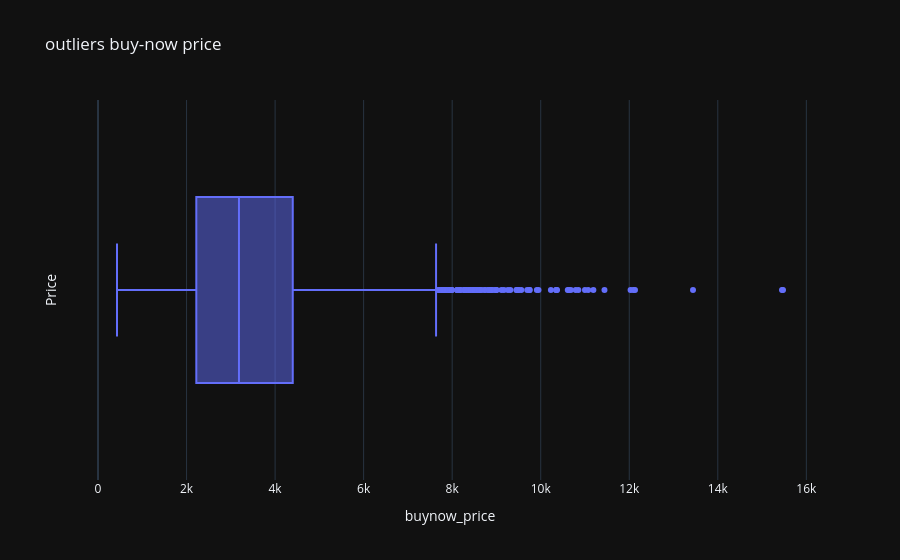

Write notebook code for a chart like this one.
### Markdown cell above
Trying to identify outliers

### Code cell
fig = px.box(df, x="buynow_price", title="outliers buy-now price", template="plotly_dark")
fig.update_layout(yaxis_title="Price")
fig.show()

### Figure 1 — Plotly figure (JSON) as saved in the notebook; plotly's stock layout.template omitted (floating-point values rounded to 4 significant figures; data arrays with more than 128 entries replaced by an {"elided": "..."} marker saying what was removed)
{"data": [{"alignmentgroup": "True", "hovertemplate": "buynow_price=%{x}<extra></extra>", "legendgroup": "", "marker": {"color": "#636efa"}, "name": "", "notched": false, "offsetgroup": "", "orientation": "h", "showlegend": false, "type": "box", "x": {"elided": "4711 float values"}, "x0": " ", "xaxis": "x", "y0": " ", "yaxis": "y"}], "layout": {"boxmode": "group", "legend": {"tracegroupgap": 0}, "title": {"text": "outliers buy-now price"}, "xaxis": {"anchor": "y", "domain": [0, 1], "title": {"text": "buynow_price"}}, "yaxis": {"anchor": "x", "domain": [0, 1], "title": {"text": "Price"}}}}
